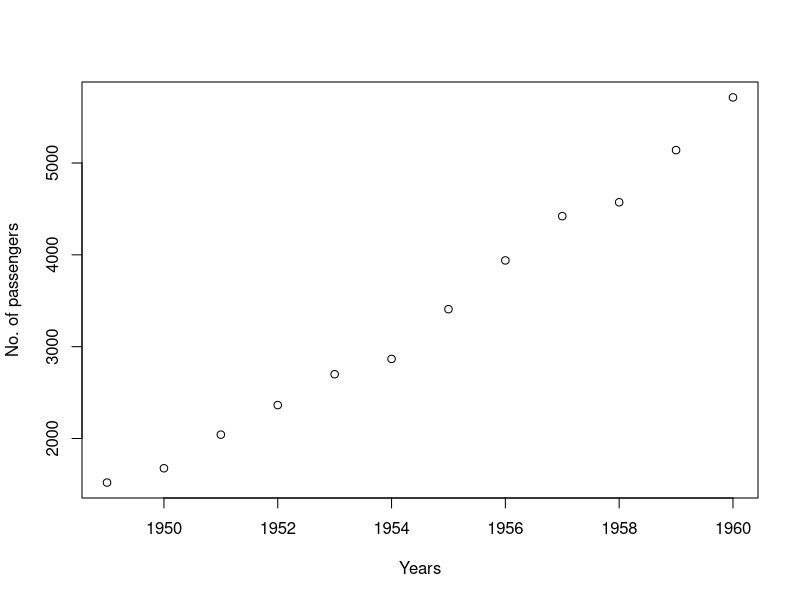
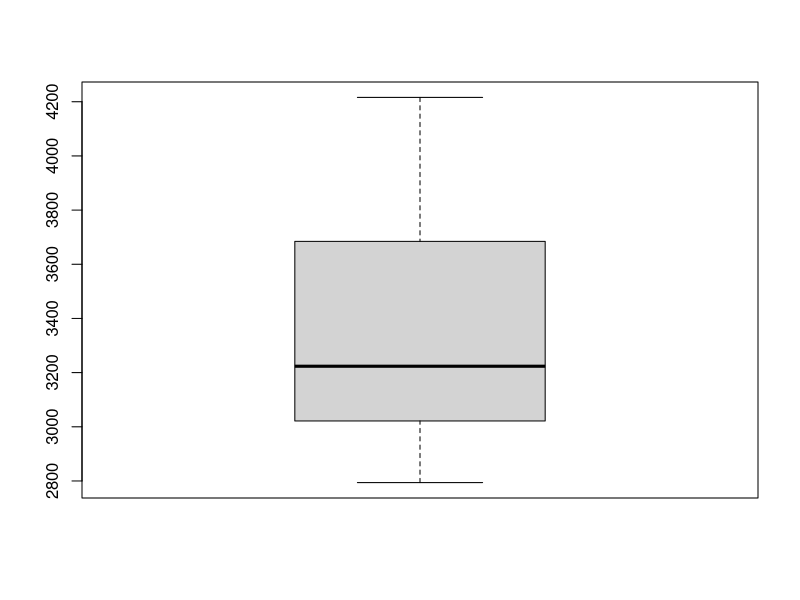

Write the R code that produced these figures, in order.
vec_ap<-c(AirPassengers[1:144])
cat("Total Number of passengers who travelled from 1949 to 1960:", sum(vec_ap))

#total<-rep(0, times=12)
per_year<-c()
for (i in 1:12)
{
  total<-0
  for (j in 1:12)
  {
    total=total+(vec_ap[(((i-1)*12)+j)])
  }
  per_year<-append(per_year, total)
}
years<-c(1949:1960)
plot(years, per_year, xlab="Years", ylab="No. of passengers")

per_month<-c()
for (i in 1:12)
{
  total_month<-0
  for (j in 1:12)
  {
    total_month=total_month+(vec_ap[(((j-1)*12)+i)])
  }
  per_month<-append(per_month, total_month)
}
months_data<-c(month.abb)
boxplot(per_month)